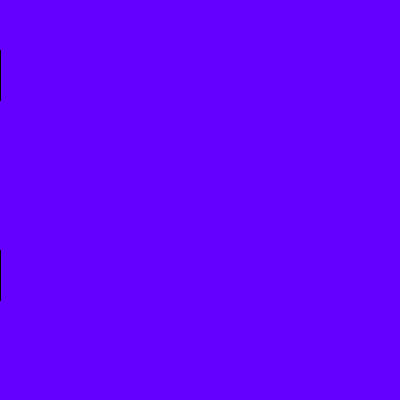
Frame 1 (no input)
Frame 60 (the mouse pressed at the canvas centre just before this capture): identical to frame 1, image omitted
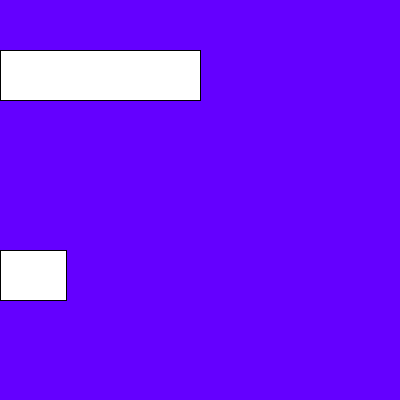
Frame 120 (the mouse held since frame 60 and released just before this capture)

The Processing sketch that drew these frames (run headless with seeded random() and noise(); from frame 60 on, the mouse is pressed at the canvas centre):

// Processing sketch: MapExamples
// ── MapExamples.pde
void setup(){
  size(400, 400);
}

void draw(){
  background(100, 0, 255);
  /*
   circle(mouseX, 100, 50); 
   
   float mappedX = map(mouseX, 0, width, width, 0);
   
   circle(mappedX, 300, 50);
   */
   /*
   circle(width / 5, height / 2, mouseX);
   
   float mappedDiam = map(mouseX, 0, width, 10, 100);
   
   circle(width * 4 / 5, height / 2, mappedDiam);
   */
   
   //circle goes up and down 
   
   /*
   circle(100, mouseY, 50);
   
   float mappedY = map(mouseY, 0, height, height / 3, height * 2 / 3);
   
   circle(300, mappedY, 50);
   */
   
   //rectangles that resize
   rect( 0,height / 8,  mouseX, 50);
   
   float mappedWidth = map(mouseX, 0, width, 0, width / 3);
   
   rect( 0, 5* height / 8,  mappedWidth, 50);
}
